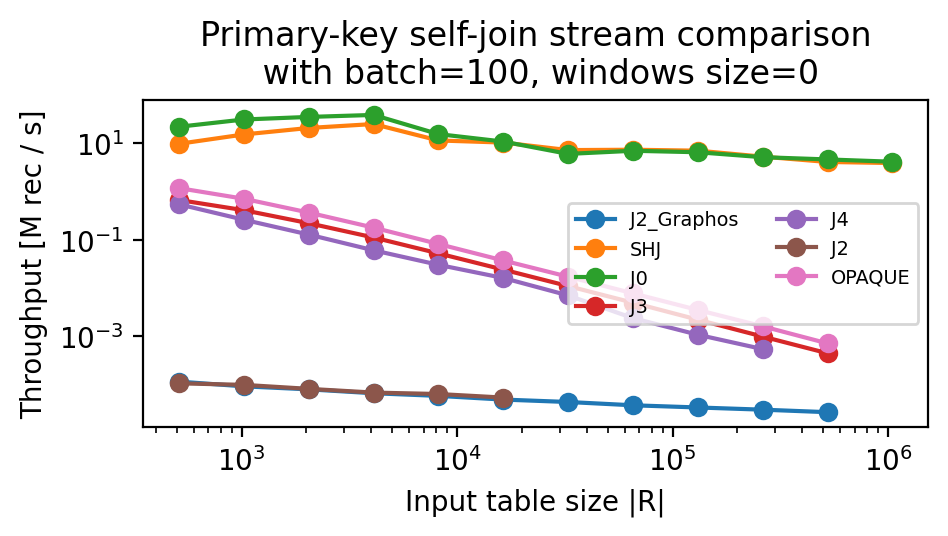

This figure's Python source:
#!/usr/bin/python3
import os
import statistics
import subprocess

import numpy as np
import pandas as pd
from matplotlib import pyplot as plt

import commons

import yaml

filename = os.path.basename(__file__)[:-3]
res_file = 'results/' + filename + '.csv'
img_file = 'results/' + filename + '.png'


def join(exp_config: commons.Config, repetitions: int):
    print('Run self-join stream ' + algorithm + ' with size = ' + str(size) + ' and batch = ' + str(batch) + ' '
          + str(repetitions) + ' times')
    joinTimes = []
    throughputs = []

    for i in range(repetitions):
        print('Command: ' + exp_config.command())
        try:
            stdout = subprocess.check_output(exp_config.command(), cwd='../', shell=True, stderr=subprocess.DEVNULL) \
                .decode('utf-8')
        except subprocess.CalledProcessError as e:
            print("App error:\n", e.output)
            print(e.stdout)
            exit()
        print(stdout)
        for line in stdout.splitlines():
            if 'joinTotalTime' in line:
                time = int(commons.escape_ansi(line.split(": ", 1)[1]))
                joinTimes.append(time)
            elif 'joinThroughput' in line:
                throughput = float(commons.escape_ansi(line.split(": ", 1)[1]))
                throughputs.append(throughput)

    joinTime = statistics.median(joinTimes)
    thr = statistics.median(throughputs)
    result = algorithm + ',' + str(size) + ',' + str(batch) + ',' + str(joinTime) + ',' + str(thr)
    print('Join results: ' + result)
    f = open(res_file, 'a')
    f.write(result + '\n')
    f.close()


def plot(cfg: commons.Config):
    data = pd.read_csv(res_file)
    # data = data[data['algorithm'].str.contains('J2')]
    plt.figure(figsize=(5, 3))

    for algorithm in data['algorithm'].unique():
        df = data[data['algorithm'] == algorithm]
        sizes = df['sizeRelation']
        throughputs = 2*df['sizeRelation']/df['time']
        plt.plot(sizes, throughputs, label=algorithm, marker='o')

    plt.title('Primary-key self-join stream comparison\n with batch=' + str(cfg.batch) +
              ', windows size=' + str(cfg.r_window))
    plt.xlabel('Input table size |R|')
    plt.ylabel('Throughput [M rec / s]')
    plt.xscale('log')
    plt.yscale('log')
    plt.legend(fontsize='x-small', ncol=2)
    # commons.draw_horizontal_lines(plt, [3600*12])
    # plt.text(1000, 3600*13,'12h')
    commons.savefig(img_file)


if __name__ == '__main__':

    with open('../config.yaml', 'r') as file:
        config = yaml.safe_load(file)

    # algorithms = ['J0', 'J2', 'J3', 'J4', 'KRASStream', 'SHJ_Graphos']
    algorithms = ['SHJ', 'J0', 'J3', 'J4', 'J2']
    sizes = 512 * (2 ** np.arange(12))
    batch = 100
    cfg = commons.Config(batch=batch, r_window=0, s_window=0)

    if config['experiment']:
        if config['compile']:
            commons.remove_file(res_file)
            commons.init_file(res_file, "algorithm,sizeRelation,batchSize,time,throughput\n")
            commons.compile_app()
        for algorithm in algorithms:
            for size in sizes:
                exp_config = commons.Config(algorithm=algorithm, r_size=size, s_size=size,
                                            r_window=size, s_window=size, r_rate=1000,
                                            s_rate=1000, fk_join=True, self_join=True,
                                            batch=batch)
                join(exp_config, config['repetitions'])

    if config['plot']:
        plot(cfg)
